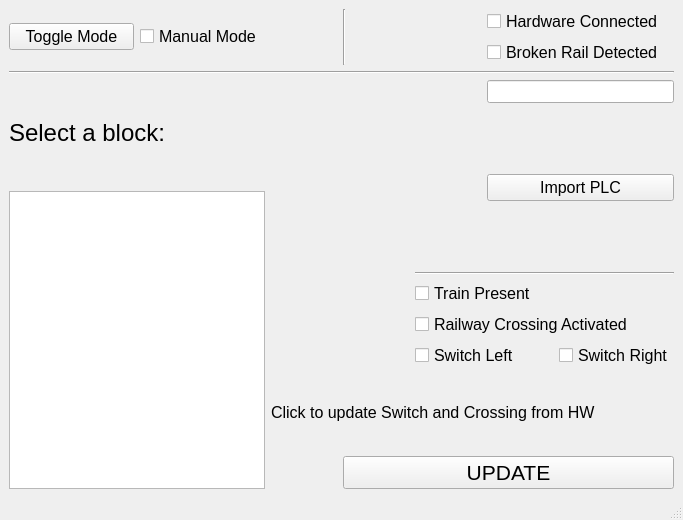
<?xml version="1.0" encoding="UTF-8"?>
<ui version="4.0">
 <class>HWTCInterface</class>
 <widget class="QMainWindow" name="HWTCInterface">
  <property name="geometry">
   <rect>
    <x>0</x>
    <y>0</y>
    <width>683</width>
    <height>520</height>
   </rect>
  </property>
  <property name="windowTitle">
   <string>HWTCInterface</string>
  </property>
  <widget class="QWidget" name="centralwidget">
   <layout class="QGridLayout" name="gridLayout">
    <item row="0" column="0">
     <widget class="QPushButton" name="pushButton">
      <property name="font">
       <font>
        <pointsize>12</pointsize>
       </font>
      </property>
      <property name="text">
       <string>Toggle Mode</string>
      </property>
     </widget>
    </item>
    <item row="0" column="1" colspan="2">
     <widget class="QCheckBox" name="ModeBox">
      <property name="font">
       <font>
        <pointsize>12</pointsize>
       </font>
      </property>
      <property name="text">
       <string>Manual Mode</string>
      </property>
     </widget>
    </item>
    <item row="0" column="3" colspan="2">
     <widget class="Line" name="line_2">
      <property name="font">
       <font>
        <pointsize>12</pointsize>
       </font>
      </property>
      <property name="orientation">
       <enum>Qt::Vertical</enum>
      </property>
     </widget>
    </item>
    <item row="0" column="5" colspan="2">
     <layout class="QVBoxLayout" name="verticalLayout">
      <item>
       <widget class="QCheckBox" name="HWConnection">
        <property name="font">
         <font>
          <pointsize>12</pointsize>
         </font>
        </property>
        <property name="mouseTracking">
         <bool>true</bool>
        </property>
        <property name="text">
         <string>Hardware Connected</string>
        </property>
        <property name="checkable">
         <bool>true</bool>
        </property>
       </widget>
      </item>
      <item>
       <widget class="QCheckBox" name="BrokenRailCheckBox">
        <property name="font">
         <font>
          <pointsize>12</pointsize>
         </font>
        </property>
        <property name="text">
         <string>Broken Rail Detected</string>
        </property>
       </widget>
      </item>
     </layout>
    </item>
    <item row="1" column="0" colspan="7">
     <widget class="Line" name="line">
      <property name="orientation">
       <enum>Qt::Horizontal</enum>
      </property>
     </widget>
    </item>
    <item row="2" column="0" rowspan="2" colspan="2">
     <widget class="QLabel" name="label">
      <property name="font">
       <font>
        <pointsize>18</pointsize>
       </font>
      </property>
      <property name="text">
       <string>Select a block:</string>
      </property>
     </widget>
    </item>
    <item row="2" column="5" colspan="2">
     <widget class="QLineEdit" name="PLCtextBox">
      <property name="font">
       <font>
        <pointsize>10</pointsize>
       </font>
      </property>
      <property name="text">
       <string/>
      </property>
     </widget>
    </item>
    <item row="3" column="5" rowspan="2" colspan="2">
     <widget class="QPushButton" name="PLCButton">
      <property name="font">
       <font>
        <pointsize>12</pointsize>
       </font>
      </property>
      <property name="text">
       <string>Import PLC</string>
      </property>
     </widget>
    </item>
    <item row="4" column="0" rowspan="7" colspan="2">
     <widget class="QListWidget" name="blockList">
      <property name="font">
       <font>
        <pointsize>11</pointsize>
       </font>
      </property>
     </widget>
    </item>
    <item row="5" column="4" colspan="3">
     <widget class="Line" name="line_3">
      <property name="orientation">
       <enum>Qt::Horizontal</enum>
      </property>
     </widget>
    </item>
    <item row="6" column="4" colspan="2">
     <widget class="QCheckBox" name="TrainPresentBox">
      <property name="font">
       <font>
        <pointsize>12</pointsize>
       </font>
      </property>
      <property name="text">
       <string>Train Present</string>
      </property>
     </widget>
    </item>
    <item row="7" column="4" colspan="3">
     <widget class="QCheckBox" name="CrossingBox">
      <property name="font">
       <font>
        <pointsize>12</pointsize>
       </font>
      </property>
      <property name="text">
       <string>Railway Crossing Activated</string>
      </property>
     </widget>
    </item>
    <item row="8" column="4" colspan="2">
     <widget class="QCheckBox" name="LeftBox">
      <property name="font">
       <font>
        <pointsize>12</pointsize>
       </font>
      </property>
      <property name="text">
       <string>Switch Left</string>
      </property>
     </widget>
    </item>
    <item row="8" column="6">
     <widget class="QCheckBox" name="RightBox">
      <property name="font">
       <font>
        <pointsize>12</pointsize>
       </font>
      </property>
      <property name="text">
       <string>Switch Right</string>
      </property>
     </widget>
    </item>
    <item row="9" column="2" colspan="5">
     <widget class="QLabel" name="label_2">
      <property name="font">
       <font>
        <pointsize>12</pointsize>
       </font>
      </property>
      <property name="layoutDirection">
       <enum>Qt::LeftToRight</enum>
      </property>
      <property name="autoFillBackground">
       <bool>false</bool>
      </property>
      <property name="lineWidth">
       <number>1</number>
      </property>
      <property name="midLineWidth">
       <number>0</number>
      </property>
      <property name="text">
       <string>Click to update Switch and Crossing from HW</string>
      </property>
     </widget>
    </item>
    <item row="10" column="3" colspan="4">
     <widget class="QPushButton" name="pushButton_2">
      <property name="font">
       <font>
        <pointsize>16</pointsize>
       </font>
      </property>
      <property name="text">
       <string>UPDATE</string>
      </property>
     </widget>
    </item>
   </layout>
  </widget>
  <widget class="QMenuBar" name="menubar">
   <property name="geometry">
    <rect>
     <x>0</x>
     <y>0</y>
     <width>683</width>
     <height>19</height>
    </rect>
   </property>
  </widget>
  <widget class="QStatusBar" name="statusbar"/>
 </widget>
 <resources/>
 <connections/>
</ui>
